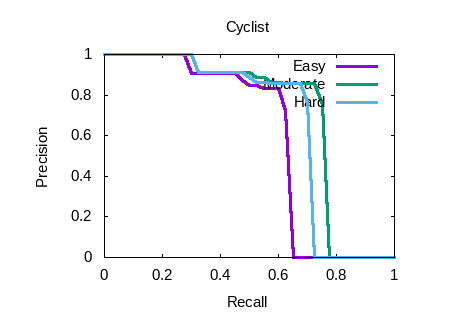

This figure's gnuplot source:
set term postscript eps enhanced color font "Arial" 20
set output "cyclist_detection.eps"
set size ratio 0.7
set xrange [0:1]
set yrange [0:1]
set xlabel "Recall"
set ylabel "Precision"
set title "Cyclist"
plot "cyclist_detection.txt" using 1:2 title 'Easy' with lines ls 1 lw 5,"cyclist_detection.txt" using 1:3 title 'Moderate' with lines ls 2 lw 5,"cyclist_detection.txt" using 1:4 title 'Hard' with lines ls 3 lw 5